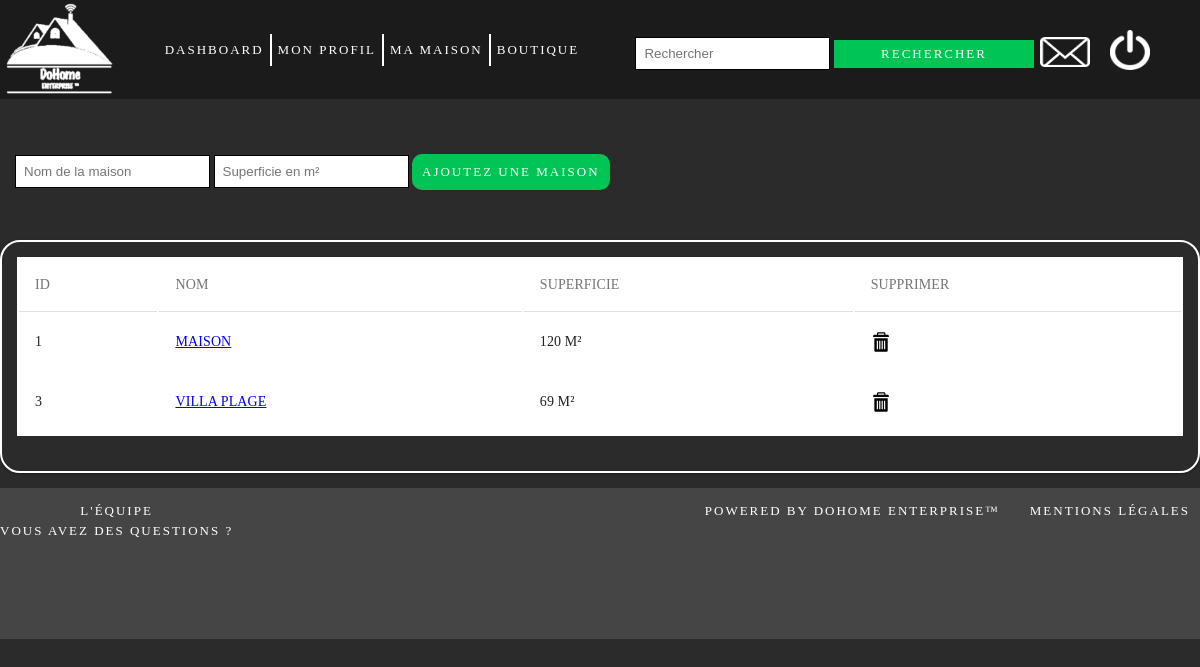
Screenshot of /controller/maison.php (signed in) with the database file from the repository.
### tables this page shows
CREATE TABLE `maison` (
  `id_maison` int(11) NOT NULL,
  `nbpieces` int(11) NOT NULL,
  `ID_user` int(11) DEFAULT NULL,
  `Nom` varchar(20) DEFAULT 'Maison',
  `superficie` int(11) DEFAULT NULL
);

### modele/maison.php (called while the page is built, shortened)
<?php
function getMaisons(PDO $dbh, int $iduser)
{
    $query = "SELECT id_maison,Nom, superficie FROM maison WHERE ID_user =:iduser";
    $sql = $dbh->prepare($query);
    $sql->execute(['iduser' => $iduser]);
    $data = $sql->fetchAll();
    return $data;
}

### vue/mes_maisons.php (the view, shortened to what this page needs)
<!DOCTYPE html>
<html lang="en">
<head>
    <link rel="stylesheet" href="../css/maison.css"/>
    <link rel="stylesheet" href="../css/tableau.css"/>
</head>
<?php include("haut_de_page.php"); ?>
<body>
<br>
<div class="connexion-inscription">
    <form method="POST" action="../controller/maison.php">
        <input id="case" type="text" name="nom" placeholder="Nom de la maison" required/>
        <input id="case" type="text" name="superficie" placeholder="Superficie en m²" required/>
        <input id="bouton4" type="submit" name="envoi" value="Ajoutez une maison"/>
    </form>
</div>
<br>
<div>
    <div class="table-responsive-vertical shadow-z-1">
        <table id="table" class="table table-hover table-mc-light-blue">
            <thead>
            <tr>
                <th>ID</th>
                <th>Nom</th>
                <th>Superficie</th>
                <th>Supprimer</th>
            </thead>
            <tbody>
            <?php
            foreach ($maison as $row) {
                ?>
                <tr>
                    <td data-title="ID"><?php echo $row['id_maison'] ?></td>
                    <td data-title="Nom">
                        <a href="../controller/piece.php?maison=<?php echo $row['id_maison'] ?>"> <?php echo $row['Nom'] ?> </a>
                    </td>
                    <td data-title="Superficie"><?php echo $row['superficie'] ?> m²</td>
                    <td data-title="Supprimer"><a href="../controller/maison.php?suppr=<?php echo $row['id_maison'] ?>">
                            <img src="../vue/img/img_96165.svg" width="20" height="20">
                        </a></td>
                </tr>
                <?php
            }
            ?>
            </tbody>
        </table>
    </div>
</body>
<?php include("bas_de_page.php"); ?>
</html>

### css/maison.css (style rules this page uses)
#bouton4 { width: auto; font-family: "PT Sans"; text-transform: uppercase; letter-spacing: 2px; background-color: #00c555; color: white; border-radius: 10px; border: 2px solid #00c555; font-size: 13px; padding:8px; }

### css/tableau.css (style rules this page uses)
.table-responsive-vertical { border-radius: 20px; width: auto; height: auto; border: 2px solid white; padding: 15px; margin: 15px; text-align: center; horizontal-align: middle; overflow: auto; margin-left: 0; margin-right: 0; font-family: "PT Sans"; text-transform: uppercase; }
#case { border: 1px solid black; padding: 8px; }
.connexion-inscription { margin:15px; }
*, *:after, *:before { -webkit-box-sizing: border-box; -moz-box-sizing: border-box; box-sizing: border-box; }
html, body { position: relative; min-height: 100%; height: 100%; }
html { position: relative; overflow-x: hidden; padding: 0; min-height: 100%; font-size: 62.5%; }
body { font-family: 'RobotoDraft', 'Roboto', 'Helvetica Neue, Helvetica, Arial', sans-serif; font-style: normal; font-weight: 300; font-size: 1.4rem; line-height: 2rem; letter-spacing: 0.01rem; color: #212121; background-color: #f5f5f5; -webkit-font-smoothing: antialiased; -moz-osx-font-smoothing: grayscale; text-rendering: optimizeLegibility; }
.shadow-z-1 { -webkit-box-shadow: 0 1px 3px 0 rgba(0, 0, 0, 0.12), 0 1px 2px 0 rgba(0, 0, 0, 0.24); -moz-box-shadow: 0 1px 3px 0 rgba(0, 0, 0, 0.12), 0 1px 2px 0 rgba(0, 0, 0, 0.24); box-shadow: 0 1px 3px 0 rgba(0, 0, 0, 0.12), 0 1px 2px 0 rgba(0, 0, 0, 0.24); }
.table { width: 100%; max-width: 100%; margin-bottom: 2rem; background-color: #fff; }
.table > thead > tr, .table > tbody > tr, .table > tfoot > tr { -webkit-transition: all 0.3s ease; -o-transition: all 0.3s ease; transition: all 0.3s ease; }
.table > thead > tr > th, .table > tbody > tr > th, .table > tfoot > tr > th, .table > thead > tr > td, .table > tbody > tr > td, .table > tfoot > tr > td { text-align: left; padding: 1.6rem; vertical-align: top; border-top: 0; -webkit-transition: all 0.3s ease; -o-transition: all 0.3s ease; transition: all 0.3s ease; }
.table > thead > tr > th { font-weight: 400; color: #757575; vertical-align: bottom; border-bottom: 1px solid rgba(0, 0, 0, 0.12); }
.table > caption + thead > tr:first-child > th, .table > colgroup + thead > tr:first-child > th, .table > thead:first-child > tr:first-child > th, .table > caption + thead > tr:first-child > td, .table > colgroup + thead > tr:first-child > td, .table > thead:first-child > tr:first-child > td { border-top: 0; }

### css/haut_bas_de_page.css (style rules this page uses)
body { background-size: cover; background-image: linear-gradient(to bottom right, #2b2b2b, #2b2b2b); margin: 0; height: auto; width: 100%; }

### rows the page displays
maison: id_maison "1", Nom "MAISON", superficie "120"
maison: id_maison "3", Nom "VILLA PLAGE", superficie "69"
